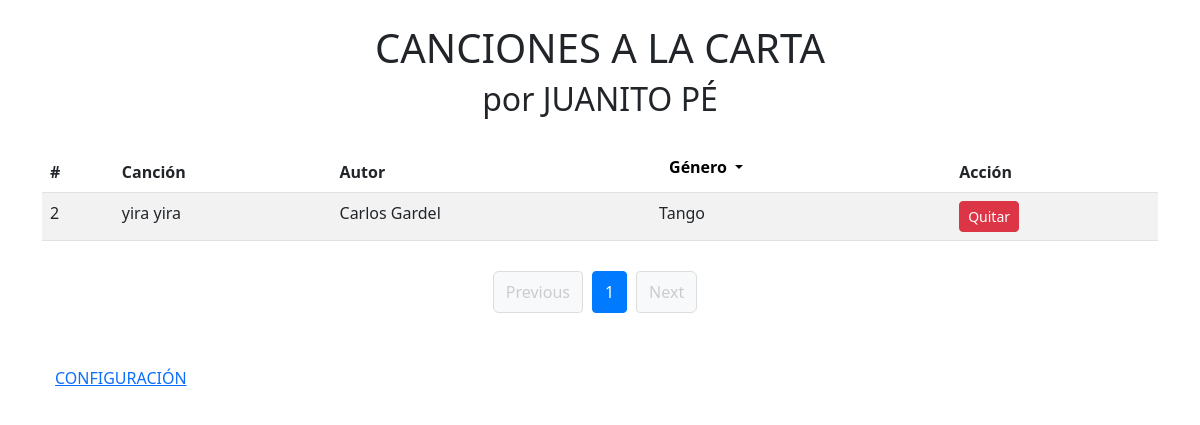
/1?genero=2, run on the app's committed database.
### models/playlist.py (models this page shows, shortened)
class PlayList(db.Model):
    __tablename__ = "playlist"
    id = db.Column(db.Integer, primary_key=True)
    name = db.Column(db.String(80), nullable=False)
    author = db.Column(db.String(80), nullable=False)
    selected = db.Column(db.Boolean, default=False)
    genero_id = db.Column(db.Integer, db.ForeignKey("genero.id"), nullable=False)
    genero = db.relationship("Genero", back_populates="playlist")

class Genero(db.Model):
    __tablename__ = "genero"
    id = db.Column(db.Integer, primary_key=True)
    name = db.Column(db.String(80), nullable=False)
    playlist = db.relationship("PlayList", back_populates = "genero")

### app.py (the view)
@app.route('/<int:page_num>')
def user(page_num):
    genero_id = request.args.get('genero')
    query = PlayList.query
    if genero_id:
        query = query.filter_by(genero_id=genero_id)
    songs = query.paginate(per_page=2, page=page_num, error_out=True)
    generos = Genero.query.all()
    return render_template('user.html', songs=songs, generos=generos)

### templates/user.html (shortened to what this page needs)
<!DOCTYPE html>
<html lang="es">
<head>
    <link rel="stylesheet" href="{{ url_for('static', filename='css/styles.css') }}">
    <link href="https://cdn.jsdelivr.net/npm/bootstrap@5.3.0/dist/css/bootstrap.min.css" rel="stylesheet">
</head>
<body>
    <div class="container mt-4">
        <h1 class="text-center">CANCIONES A LA CARTA</h1>
        <h2 class="text-center">por JUANITO PÉ</h2>
        <table class="table table-striped mt-4">
            <thead>
                <tr>
                    <th>#</th>
                    <th>Canción</th>
                    <th>Autor</th>
                    <th>
                        <div class="dropdown">
                            <button class="dropdown-toggle" type="button" id="dropdownGenero" data-bs-toggle="dropdown" aria-expanded="false">
                                Género
                            </button>
                        </div>
                    </th>
                    <th>Acción</th>
                </tr>
            </thead>
            <tbody>
                {% for song in songs.items %}
                    <tr id="song-{{ song.id }}">
                        <td>{{ song.id }}</td>
                        <td>{{ song.name }}</td>
                        <td>{{ song.author }}</td>
                        <td>{{ song.genero.name }}</td>
                        <td>
                            {% if song.selected %}
                                <form method="POST" action="{{ url_for('deselect_song', song_id=song.id) }}" style="display:inline;">
                                    <button type="submit" class="btn btn-danger btn-sm">Quitar</button>
                                </form>
                            {% else %}
                                <form method="POST" action="{{ url_for('select_song', song_id=song.id) }}" style="display:inline;">
                                    <button type="submit" class="btn btn-success btn-sm">Seleccionar</button>
                                </form>
                            {% endif %}
                        </td>
                    </tr>
                {% endfor %}
            </tbody>
        </table>
               <nav aria-label="...">
          <ul class="pagination">
            <li class="page-item {% if not songs.has_prev %}disabled{% endif %}">
              <a class="page-link" href="{% if songs.has_prev %}{{ url_for('user', page_num=songs.prev_num) }}{% else %}#{% endif %}">
                Previous
              </a>
            </li>
            {% for page in songs.iter_pages() %}
              {% if page %}
                <li class="page-item {% if page == songs.page %}active{% endif %}" aria-current="{% if page == songs.page %}page{% endif %}">
                  {% if page == songs.page %}
                    <a class="page-link">{{ page }}</a>
                  {% else %}
                    <a class="page-link" href="{{ url_for('user', page_num=page) }}">{{ page }}</a>
                  {% endif %}
                </li>
              {% else %}
                <li class="page-item disabled">
                  <span class="page-link">…</span>
                </li>
              {% endif %}
            {% endfor %}
            <li class="page-item {% if not songs.has_next %}disabled{% endif %}">
              <a class="page-link" href="{% if songs.has_next %}{{ url_for('user', page_num=songs.next_num) }}{% else %}#{% endif %}">
                Next
              </a>
            </li>
          </ul>
        </nav>
        <a href="{{ url_for('admin_panel.index') }}" class="btn btn-link mt-3">CONFIGURACIÓN</a>
    </div>
</body>
</html>

### static/css/styles.css (style rules this page uses)
body { background-color: #f0e68c; font-family: Arial, sans-serif; text-align: center; margin: 0; padding: 0; }
.container { margin: 20px auto; width: 80%; }
.dropdown-toggle { background-color: white !important; border: none !important; color: black !important; font-weight: 700 !important; font-size: 16px; padding: 5px 10px; box-shadow: none !important; }
.dropdown-toggle::after { color: black !important; }
.pagination { display: flex; justify-content: center; flex-wrap: wrap; padding: 10px; margin: 20px auto; }
.pagination .page-item { margin: 0 5px; }
.pagination .page-link { color: #007bff; text-decoration: none; padding: 8px 12px; border: 1px solid #ddd; border-radius: 4px; }
.pagination .page-item.active .page-link { background-color: #007bff; color: white; border-color: #007bff; }
.pagination .page-item.disabled .page-link { color: #ccc; pointer-events: none; background-color: #f8f9fa; border-color: #ddd; }

### data on the page
PlayList: id "2", name "yira yira", author "Carlos Gardel", genero.name "Tango"

### other printed values
{{ page }} "1"
